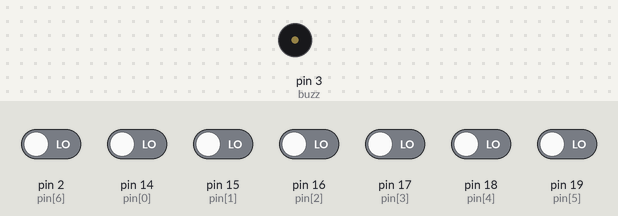
Simulated run of this sketch. Board: Arduino Uno, built with avr-gcc and run on an emulated ATmega328P. On the bench: buzzer (waves = sounding). The inputs (shaded band) are chosen by the test bench; at power-on: pin 2 (pin[6]), pin 14 (pin[0]), pin 15 (pin[1]), pin 16 (pin[2]), pin 17 (pin[3]), pin 18 (pin[4]), pin 19 (pin[5]) LOW.

Above: at 1.2 s.
1.3 s: pin 2 (pin[6]) driven HIGH
At 2.1 s:
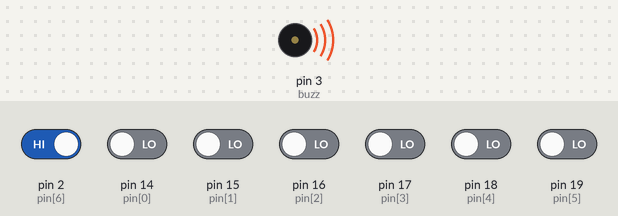
2.8 s: pin 2 (pin[6]) driven LOW
At 3.3 s:
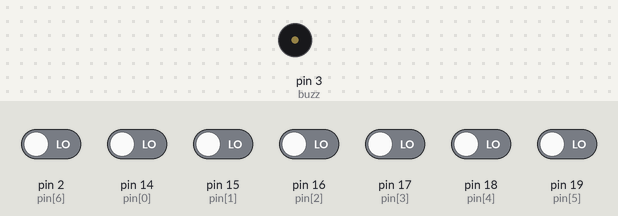
4.3 s: pin 14 (pin[0]) driven HIGH
At 5.6 s:
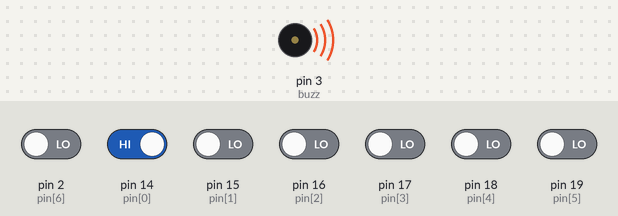
Timing chart, 0 to 7.3 s (numbered marks = the images above; inputs shaded):
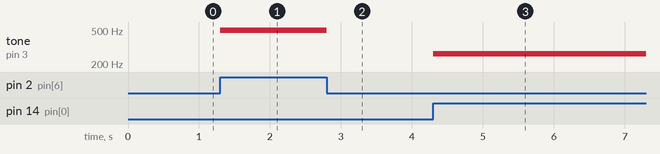

The sketch:

main.ino
```cpp
int pin[7] = {14, 15, 16, 17, 18, 19, 2};
int fre[7] = {262, 294, 330, 349, 392, 440, 494};
int buzz = 3;

void setup(){
    for(int i = 0; i < 7; i ++){
        pinMode(pin[i], INPUT);
    }
    pinMode(buzz, OUTPUT);
}

void loop(){
    while(digitalRead(pin[0]) == 1){
      tone(buzz, fre[0]);
    }
    while(digitalRead(pin[1]) == 1){
      tone(buzz, fre[1]);
    }
    while(digitalRead(pin[2]) == 1){
      tone(buzz, fre[2]);
    }
    while(digitalRead(pin[3]) == 1){
      tone(buzz, fre[3]);
    }
    while(digitalRead(pin[4]) == 1){
      tone(buzz, fre[4]);
    }
    while(digitalRead(pin[5]) == 1){
      tone(buzz, fre[5]);
    }
    while(digitalRead(pin[6]) == 1){
      tone(buzz, fre[6]);
    }
    noTone(buzz);
}
```

Measured:
- after the input at 1.3 s, tone on pin 3 (buzz): silent → 494 Hz at once
- after the input at 2.8 s, tone on pin 3 (buzz): 494 Hz → silent at once
- after the input at 4.3 s, tone on pin 3 (buzz): silent → 262 Hz at once
